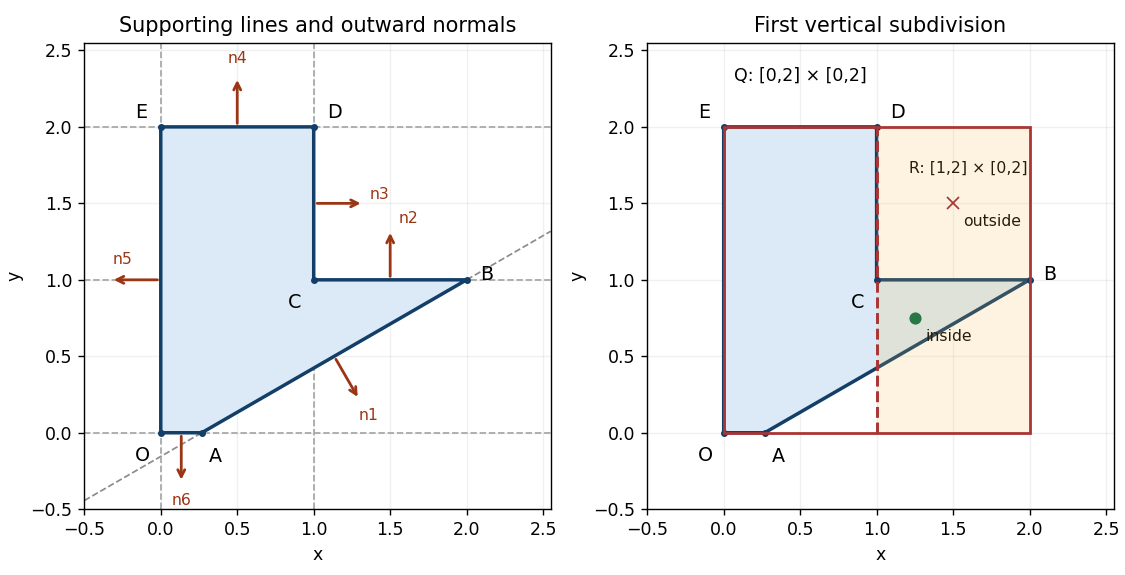

Recreate this plot in Python.
"""Oxford 2015 geometric modelling Q1: primitives and the initial box.

Run from any directory; writes geometric-modelling-2015-seat.png there.
Tested with Python 3.14.4, NumPy 2.3.5, Matplotlib 3.10.7.
"""
import os
import tempfile
os.environ.setdefault('MPLCONFIGDIR', tempfile.mkdtemp(prefix='gmod-seat-mpl-'))
import matplotlib
matplotlib.use('Agg')
import matplotlib.pyplot as plt
from matplotlib.patches import Polygon, Rectangle
import numpy as np

s = np.sqrt(3.)
points = np.array([[2-s, 0], [2, 1], [1, 1], [1, 2], [0, 2], [0, 0]])
fig, axes = plt.subplots(1, 2, figsize=(9, 4.6), layout='constrained')
for ax in axes:
    ax.add_patch(Polygon(points, facecolor='#dbeaf6', edgecolor='#123e67', lw=2, zorder=3))
    ax.set(xlim=(-.5, 2.55), ylim=(-.5, 2.55), xlabel='x', ylabel='y')
    ax.set_aspect('equal')
    ax.grid(alpha=.18)
    for label, p, offset in zip('ABCDEO', points,
                              [(4, -17), (8, 0), (-15, -16), (8, 5), (-15, 5), (-15, -16)]):
        ax.plot(*p, 'o', color='#123e67', ms=3, zorder=5)
        ax.annotate(label, p, xytext=offset, textcoords='offset points', fontsize=11, zorder=6)

ax = axes[0]
x = np.linspace(-.5, 2.55, 100)
ax.plot(x, (x-(2-s))/s, '--', color='.55', lw=1, zorder=1)
for y in [0, 1, 2]:
    ax.axhline(y, ls='--', color='.65', lw=1, zorder=1)
for xx in [0, 1]:
    ax.axvline(xx, ls='--', color='.65', lw=1, zorder=1)
normals = np.array([[1, -s], [0, 1], [1, 0], [0, 1], [-1, 0], [0, -1]])
for i in range(6):
    mid = (points[i] + points[(i+1) % 6])/2
    v = .33*normals[i]/np.linalg.norm(normals[i])
    ax.annotate('', mid+v, mid, arrowprops=dict(arrowstyle='->', lw=1.6, color='#9b3514'), zorder=6)
    label_position = {1: (1.62, 1.4), 2: (1.43, 1.56), 4: (-.25, 1.13)}.get(i, mid+1.35*v)
    ax.text(*label_position, f'n{i+1}', fontsize=9, color='#9b3514', ha='center', va='center', zorder=6)
ax.set_title('Supporting lines and outward normals')

ax = axes[1]
ax.add_patch(Rectangle((1, 0), 1, 2, facecolor='#f4b942', alpha=.16, zorder=4))
ax.add_patch(Rectangle((0, 0), 2, 2, fill=False, edgecolor='#a93535', lw=1.6, zorder=5))
ax.plot([1, 1], [0, 2], '--', color='#a93535', lw=1.7, zorder=5)
ax.text(1.6, 1.7, 'R: [1,2] × [0,2]', ha='center', fontsize=9)
ax.text(.5, 2.3, 'Q: [0,2] × [0,2]', ha='center', fontsize=10)
ax.plot(1.25, .75, 'o', color='#287845', zorder=7)
ax.annotate('inside', (1.25, .75), xytext=(6, -13), textcoords='offset points', fontsize=9)
ax.plot(1.5, 1.5, 'x', color='#a93535', ms=7, zorder=7)
ax.annotate('outside', (1.5, 1.5), xytext=(6, -13), textcoords='offset points', fontsize=9)
ax.set_title('First vertical subdivision')
fig.savefig('geometric-modelling-2015-seat.png', dpi=125, facecolor='white', transparent=False)
plt.close(fig)
